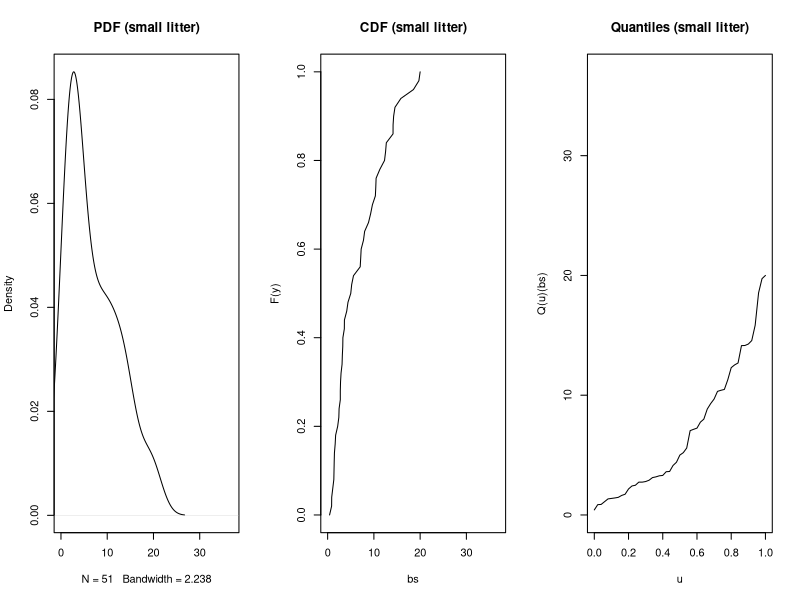
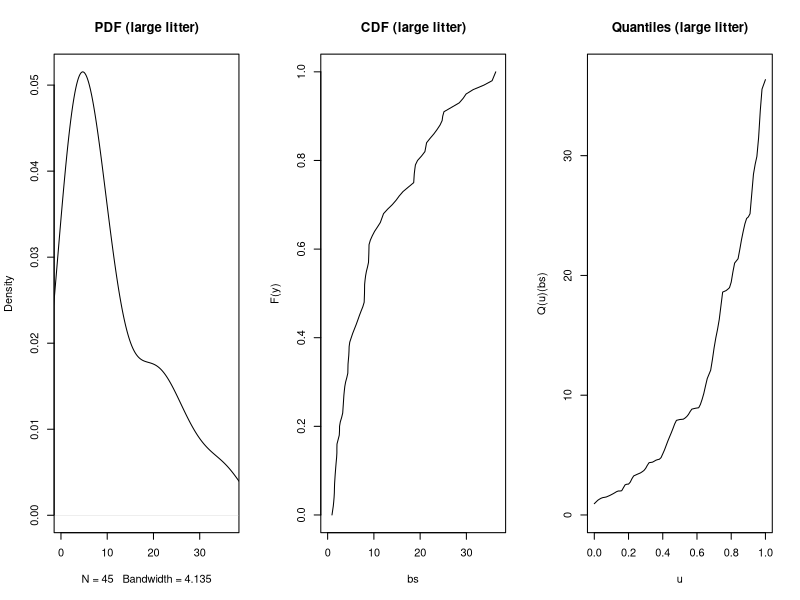

Reproduce these figures in R, in order.
## ---- chunk 1
Y = c(0.42, 0.86, 0.88, 1.11, 1.34, 1.38, 1.42, 1.47, 1.63,
      1.73, 2.17, 2.42, 2.48, 2.74, 2.74, 2.79, 2.90, 3.12,
      3.18, 3.27, 3.30, 3.61, 3.63, 4.13, 4.40, 5.00, 5.20,
      5.59, 7.04, 7.15, 7.25, 7.75, 8.00, 8.84, 9.30, 9.68,
      10.32, 10.41, 10.48, 11.29, 12.30, 12.53, 12.69, 14.14, 14.15,
      14.27, 14.56, 15.84, 18.55, 19.73, 20.00)

x = 1 /(51 * 3)

x1 = as.numeric()
for (i in 1:51) {
  tmp = (1 / (sqrt(2 * pi))) * exp(-(3 - Y[i])^2 / (2 * 3^2))
  x1 = c(x1, tmp)
  results = x * x1
}

paste("f(3) = ", round(sum(results),4))

x = 1 /(51 * 3)

x1 = as.numeric()
for (i in 1:51) {
  tmp = (1 / (sqrt(2 * pi))) * exp(-(16 - Y[i])^2 / (2 * 3^2))
  x1 = c(x1, tmp)
  results = x * x1
}

paste("f(16) = ", round(sum(results),4))
## ---- chunk 2
paste("f(3) = ", round(21/ (51*5),4))
paste("f(16) = ", round(4/ (51*5),4))
## ---- chunk 3
Y = c(0.42, 0.86, 0.88, 1.11, 1.34, 1.38, 1.42, 1.47, 1.63,
      1.73, 2.17, 2.42, 2.48, 2.74, 2.74, 2.79, 2.90, 3.12,
      3.18, 3.27, 3.30, 3.61, 3.63, 4.13, 4.40, 5.00, 5.20,
      5.59, 7.04, 7.15, 7.25, 7.75, 8.00, 8.84, 9.30, 9.68,
      10.32, 10.41, 10.48, 11.29, 12.30, 12.53, 12.69, 14.14, 14.15,
      14.27, 14.56, 15.84, 18.55, 19.73, 20.00)

X = c(.94, 1.26, 1.44, 1.49, 1.63, 1.80, 2, 2, 2.56,
      2.58, 3.24, 3.39, 3.53, 3.77, 4.36, 4.41, 4.6, 4.67,
      5.39, 6.25, 7.02, 7.89, 7.97, 8, 8.28, 8.83, 8.91,
      8.96, 9.92, 11.36, 12.15, 14.4, 16, 18.61, 18.75,
      19.05, 21, 21.41, 23.27, 24.71, 25, 28.75, 30.23, 35.45,
      36.35) 


par(mfrow=c(1,3))
plot(density(Y), main = "PDF (small litter)", xlim=c(0,37))
plot(quantile(Y, probs=seq(0,1,.01)), type="l", y=seq(0,1,.01), main='CDF (small litter)', xlab="bs", ylab="F(y)", xlim=c(0,37))
plot(y = quantile(Y, probs = seq(0,1,.01)), type = "l", x = seq(0,1,.01), main = 'Quantiles (small litter)', xlab="u", ylab="Q(u)(bs)", ylim=c(0,37))

par(mfrow=c(1,3))
plot(density(X), main = "PDF (large litter)", xlim=c(0,37))
plot(quantile(X, probs = seq(0,1,.01)), type = "l", y = seq(0,1,.01), main = 'CDF (large litter)', xlab="bs", ylab="F(y)", xlim=c(0,37))
plot(y = quantile(X, probs = seq(0,1,.01)), type = "l", x = seq(0,1,.01), main = 'Quantiles (large litter)', xlab="u", ylab="Q(u)(bs)", ylim=c(0,37))
